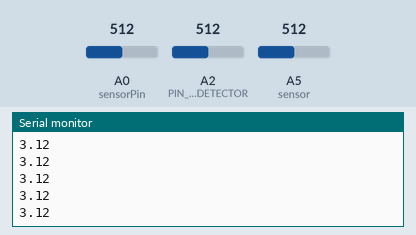
The sketch below on a simulated Arduino Uno, built with avr-gcc and run on an emulated ATmega328P. Parts: the last lines printed to the serial monitor. Inputs (shaded band) come from the test bench; at power-on: A2 (PIN_LED_DETECTOR) = 512, A0 (sensorPin) = 512, A5 (sensor) = 512.

Above: at 1.2 s.
1.3 s: A2 (PIN_LED_DETECTOR) set to 0
4.0 s: A0 (sensorPin) set to 716
5.5 s: A5 (sensor) set to 716
At 6.5 s:
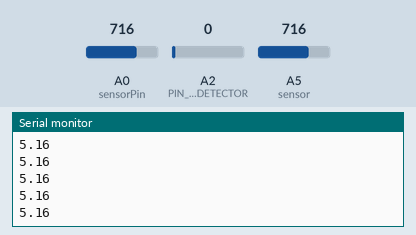
7.0 s: A2 (PIN_LED_DETECTOR) set to 20
8.5 s: A0 (sensorPin) set to 900
10.0 s: A5 (sensor) set to 900
At 11.0 s:
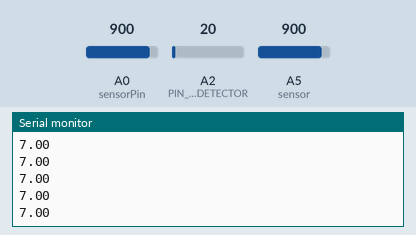
Timing chart, 0 to 12.5 s (numbered marks = the images above; inputs shaded):
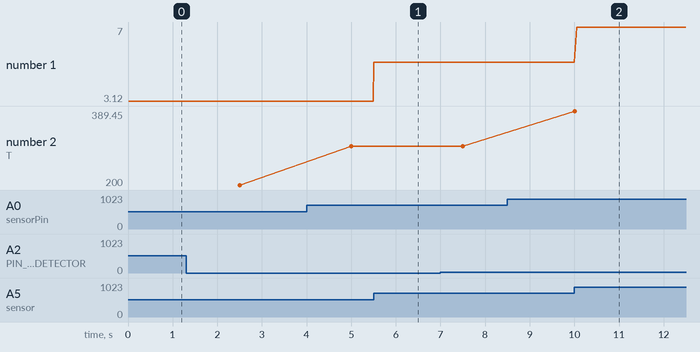

Measured:
- after the input at 5.5 s, the serial monitor: prints a new line at once (image 1)
- after the input at 10.0 s, the serial monitor: prints a new line after 0.06 s (image 2)
- plotted number 1: 3.12 → 5.16 after the input at 5.5 s, 5.16 → 7 after the input at 10.0 s
- plotted number 2: 200 → 299.61 after the input at 4.0 s

The sketch:

Stirling.ino
```cpp
#define PIN_LED_DETECTOR A2
#define sensorPin A0
#define sensor A5

// [0..1023] = [dark..bright]
const unsigned int SENSOR_SENSITIVITY = 7;

// e.g. number of blades in a fan
const byte INTERUPTIONS_PER_REVOLUTION = 5;

// in ms
const unsigned long CALCULATE_INVERVAL = 2500;
bool sensorStatus = false;
unsigned int brightness = 0;
float interruptions= 0, revolutions = 0, lastCalculateTime, lst;
int fq=0;
float rpm = 0;
int mol;
float sensorValue;
int Vs = 5;

// Def Temperatur Sensor
int reading;
float temperatureC;

void setup()
{
  Serial.begin(9600);
  lastCalculateTime = millis();
  lst = millis();
  pinMode(sensor, INPUT);


  }
void loop()
{
  reading = analogRead(sensorPin);
  sensorValue = analogRead(sensor);


  if (millis() - lastCalculateTime > 2500) {
    revolutions = interruptions / INTERUPTIONS_PER_REVOLUTION;
    rpm = revolutions*60 / (2500 / 1000);
    lastCalculateTime = millis();


    // show sensor brightness
    Serial.print("B = " + (String)brightness);
    // show amount of interruptions of the sensor
    Serial.print("; I = " + (String)interruptions);
    // show amount of revolutions
    Serial.print("; R = " + (String)revolutions);
    // show rpm = "revolutions per minute"
    Serial.print("; T = " + (String)((reading * (5.0 / 1024.0) - 0.5) * 100));
    Serial.println("; " + String(rpm) + " RPM");

    revolutions = 0;
    interruptions = 0;

    }
  brightness = analogRead(PIN_LED_DETECTOR);
  //Serial.println(brightness);

  if (sensorStatus == false && brightness < SENSOR_SENSITIVITY) {
    interruptions++;

    fq++;
    mol = fq % 5;
    switch(mol){
      case 1:
        Serial.println("V1 = 3205,98");
        break;
      case 2:
        Serial.println("V2 = 21891,7");
        break;
      case 3:
        Serial.println("V3 = 34653.74");
        break;
      case 4:
        Serial.println("V4 = 26726.47");
        break;
      case 0:
        Serial.println("V5 = 6429,16, ft");
        break;
      }
    sensorStatus = true;
    }
    if (sensorStatus == true && brightness > SENSOR_SENSITIVITY) {
      sensorStatus = false;
    }
    if (millis() - lst > 10) {
      lst = millis();
      // Druck in kPa rechnen
      Serial.println((float)(((sensorValue/100)*5)/Vs - (5/2)));
    }

}
```
